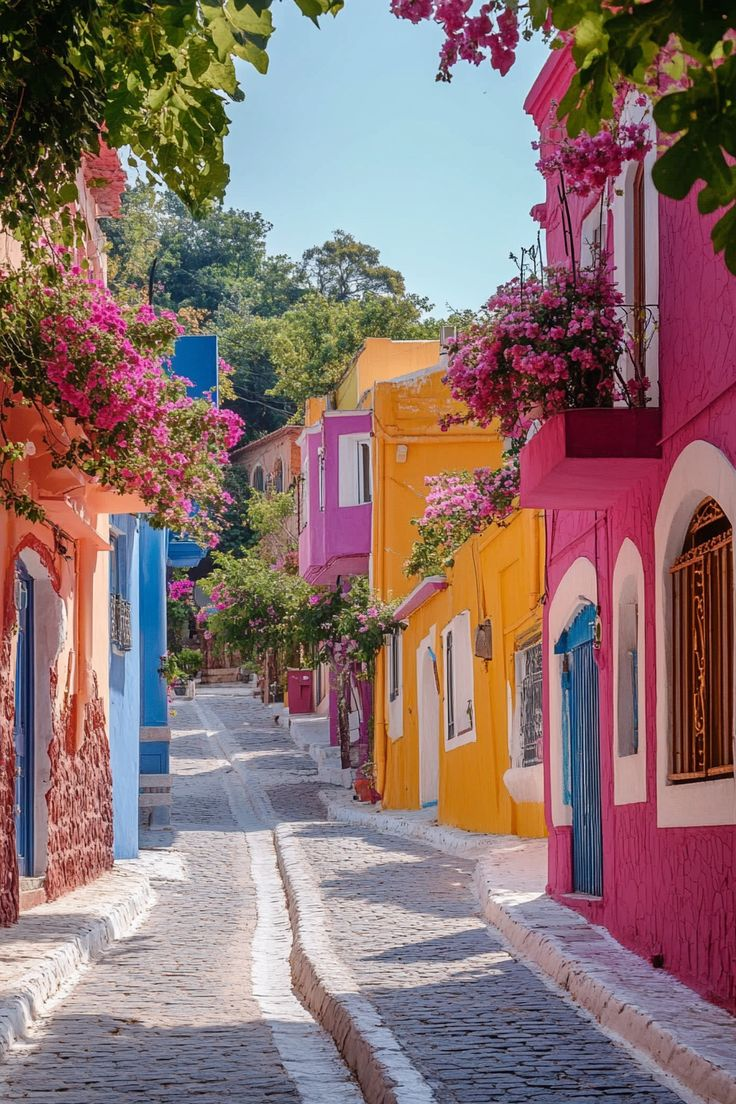
#> input picture Experiment 7 - Solutions by students/Colorful_Island.jpeg, 736 x 1104 px, given in place of the camera
$ jupyter execute solution7.ipynb   (text cells are left out)
#> lines starting #> are read from the running program, lines starting #| are printed output that depends on the picture; after the words box and inside, x2 and y2 are one past the last pixel; in counts of white or black regions, pixels touching at a corner belong together
[cell 1]
# Step 1 — Import Libraries & Load Video Source
import cv2
import numpy as np
import matplotlib.pyplot as plt

# 0 for webcam or provide a path string like 'sample_video.mp4'
video_source = 0
cap = cv2.VideoCapture(video_source)

ret, first_frame = cap.read()
#> first_frame is the input picture: shape (1104, 736, 3); mean B, G, R 111.4, 112.9, 137.7
if not ret:
    raise RuntimeError("Could not open video source. Ensure camera access or valid video file path.")

print("Video stream initialized successfully.")

[cell 2]
# Step 2 — Preprocessing & Grayscale Conversion

# Convert the initial frame to grayscale for gradient calculations
prev_gray = cv2.cvtColor(first_frame, cv2.COLOR_BGR2GRAY)
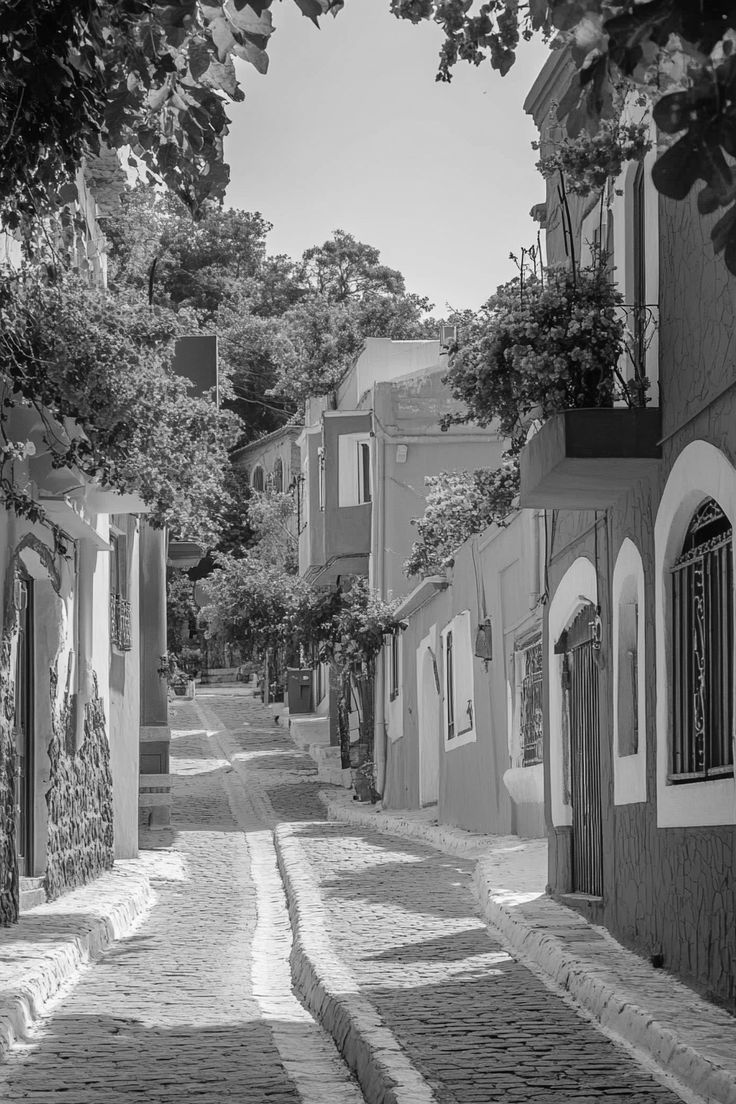
#> prev_gray: shape (1104, 736); min 0, max 255, mean 120.2

print(f"Frame dimensions: {prev_gray.shape[1]}x{prev_gray.shape[0]}")
#| Frame dimensions: 736x1104

[cell 3]
# Step 3 & 4 — Lucas-Kanade Sparse Optical Flow

#Parameters for Shi-Tomasi corner detector (identifying trackable points)
feature_params = dict(
    maxCorners=100,
    qualityLevel=0.3,
    minDistance=7,
    blockSize=7
)

# Parameters for Lucas-Kanade optical flow
lk_params = dict(
    winSize=(15, 15),
    maxLevel=2,
    criteria=(cv2.TERM_CRITERIA_EPS | cv2.TERM_CRITERIA_COUNT, 10, 0.03)
)

# Find prominent corners in the first frame
p0 = cv2.goodFeaturesToTrack(prev_gray, mask=None, **feature_params)
#> p0 = 100 rows, first 8: [526, 251], [511, 256], [447, 80], [44, 156], [440, 71], [502, 7], [517, 278], [465, 14]

# Read the next frame
ret, next_frame = cap.read()
next_gray = cv2.cvtColor(next_frame, cv2.COLOR_BGR2GRAY)

# Calculate sparse optical flow
p1, st, err = cv2.calcOpticalFlowPyrLK(prev_gray, next_gray, p0, None, **lk_params)
#> p1 has the same summary as p0; st = 100 values from 1 to 1; err = 100 values from 0 to 0

# Select valid points
good_new = p1[st == 1]
#> good_new = 100 pairs, first value 1 to 731, second value 4 to 775
good_old = p0[st == 1]
#> good_old has the same summary as good_new

# Visualization canvas
sparse_display = next_frame.copy()
trajectory_mask = np.zeros_like(next_frame)

for new, old in zip(good_new, good_old):
    a, b = new.ravel().astype(int)
    c, d = old.ravel().astype(int)
    # Draw green motion line and red point
    trajectory_mask = cv2.line(trajectory_mask, (a, b), (c, d), (0, 255, 0), 2)
    sparse_display = cv2.circle(sparse_display, (a, b), 4, (0, 0, 255), -1)
#> this loop made 100 passes
#> (a, b, c, d) on passes 1 to 12: (526, 251, 526, 251), (511, 256, 511, 256), (447, 80, 447, 80), (44, 156, 44, 156), (440, 71, 440, 71), (502, 7, 502, 7), (517, 278, 517, 278), (465, 14, 465, 14), (3, 231, 3, 231), (498, 36, 498, 36), (541, 230, 541, 230), (478, 49, 478, 49)
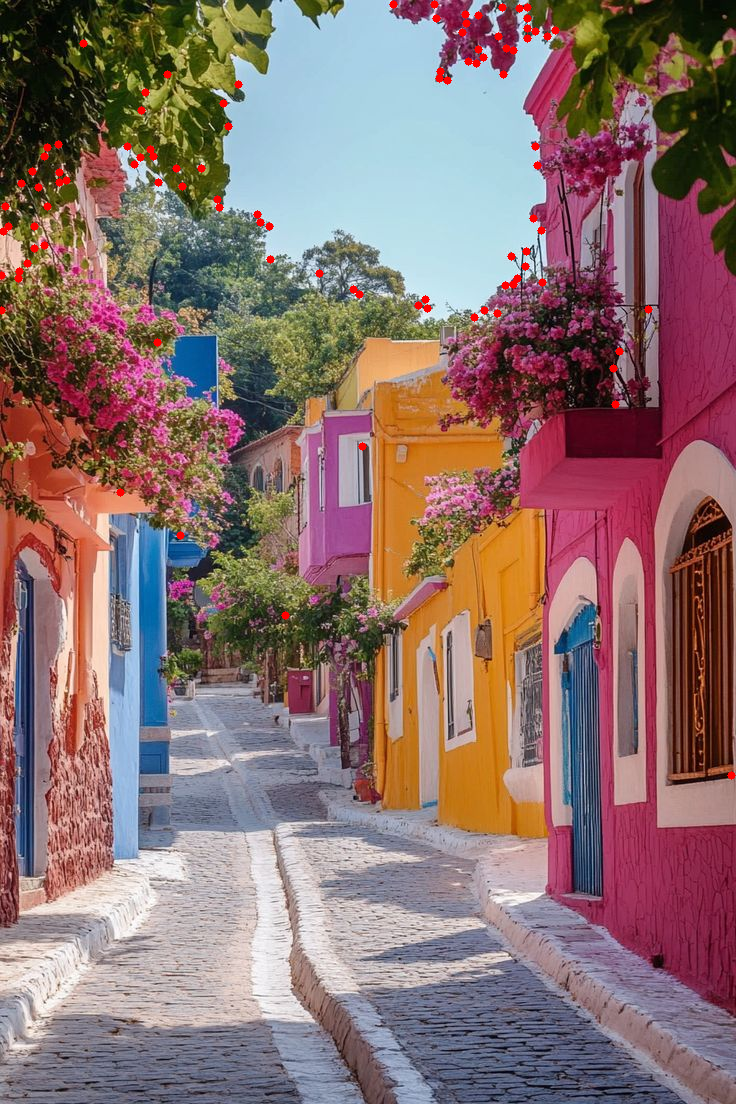
#> sparse_display: shape (1104, 736, 3); mean B, G, R 110.6, 112.2, 138.5
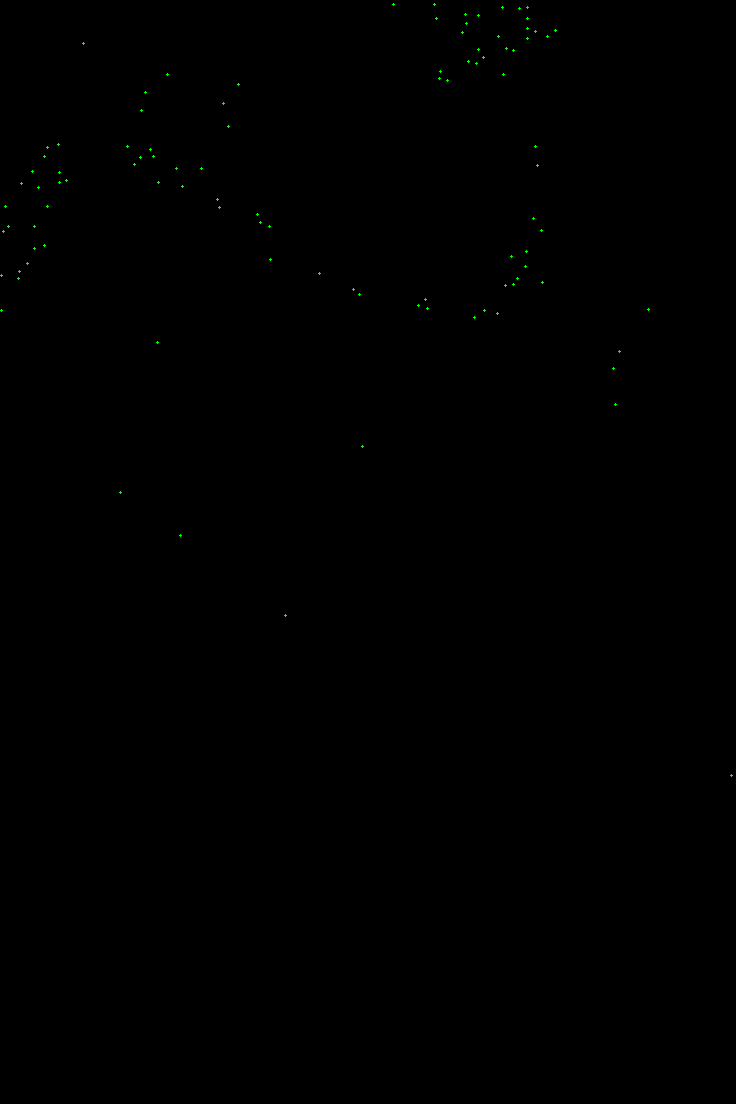
#> trajectory_mask: shape (1104, 736, 3); mean of channels 0, 1, 2 0, 0.2, 0; drawn as B, G, R

sparse_output = cv2.add(sparse_display, trajectory_mask)

# Display in notebook
plt.figure(figsize=(8, 6))
plt.imshow(cv2.cvtColor(sparse_output, cv2.COLOR_BGR2RGB))
plt.title("Step 4: Lucas-Kanade Sparse Optical Flow")
plt.axis("off")
plt.show()

[cell 4]
# Step 5 & 6 — Farneback Dense Optical Flow
# Compute dense optical flow for every pixel
flow = cv2.calcOpticalFlowFarneback(
    prev_gray,
    next_gray,
    None,
    pyr_scale=0.5,
    levels=3,
    winsize=15,
    iterations=3,
    poly_n=5,
    poly_sigma=1.2,
    flags=0
)

# Map flow vectors (dx, dy) to polar coordinates (magnitude, angle)
magnitude, angle = cv2.cartToPolar(flow[..., 0], flow[..., 1])
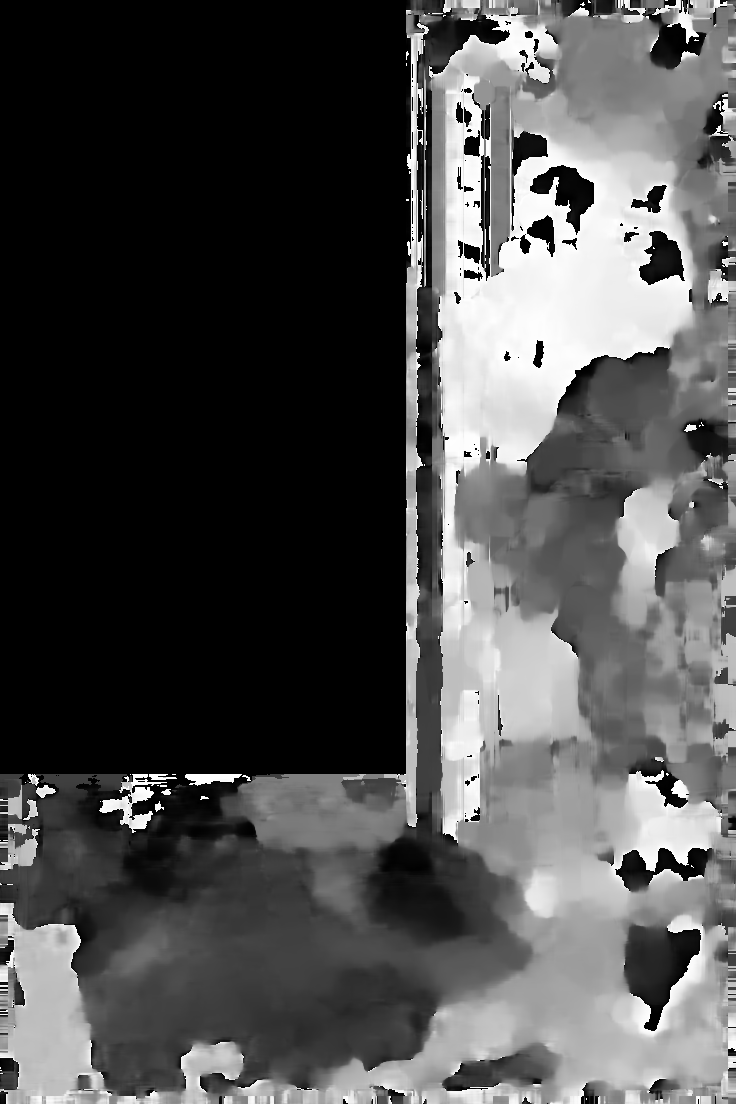
#> angle: shape (1104, 736) float32; min 0, max 6.28, mean 1.94; drawn with min black and max white

# Build an HSV image representation:
# Hue = Direction, Saturation = 255, Value = Normalized Magnitude
hsv = np.zeros_like(next_frame)
hsv[..., 1] = 255
hsv[..., 0] = angle * 180 / np.pi / 2
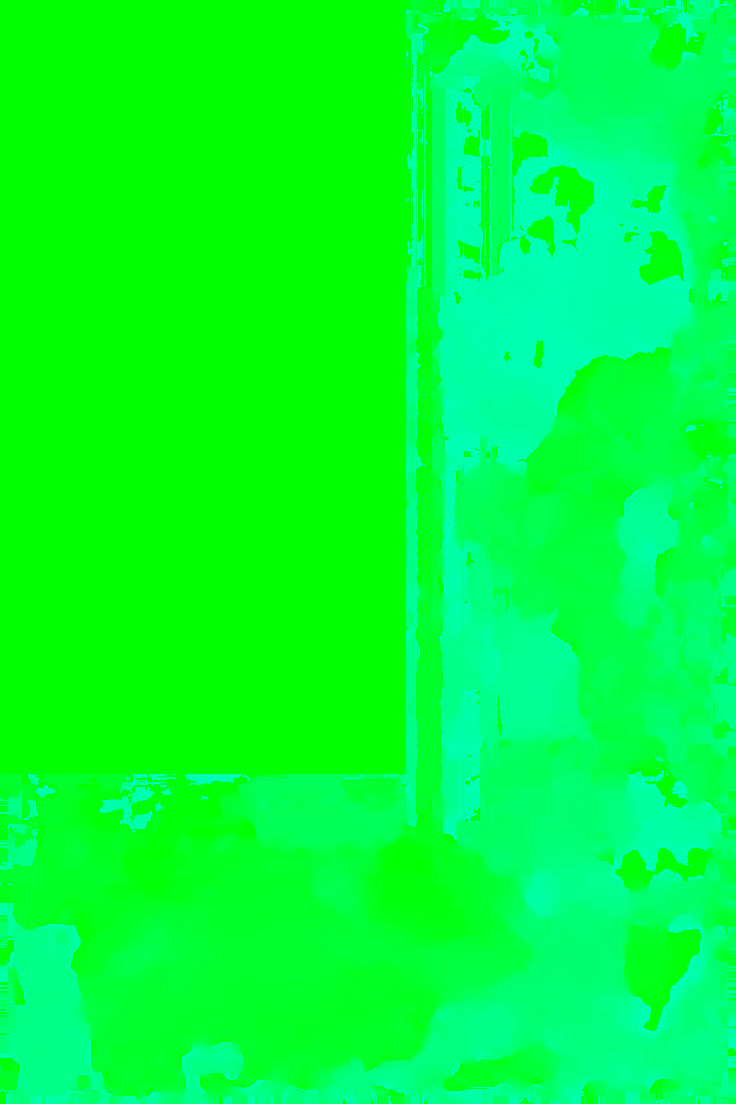
#> hsv: shape (1104, 736, 3); mean of channels 0, 1, 2 55.3, 255, 0; drawn as B, G, R
hsv[..., 2] = cv2.normalize(magnitude, None, 0, 255, cv2.NORM_MINMAX)
#> hsv: shape (1104, 736, 3); 0.58% of pixels changed, all inside (x1, y1, x2, y2) = (0, 0, 736, 1104)

# Convert to BGR for display
dense_output = cv2.cvtColor(hsv, cv2.COLOR_HSV2BGR)

# Display in notebook
plt.figure(figsize=(8, 6))
plt.imshow(cv2.cvtColor(dense_output, cv2.COLOR_BGR2RGB))
plt.title("Step 6: Farneback Dense Optical Flow (HSV Representation)")
plt.axis("off")
plt.show()

# Release capture resource
cap.release()
